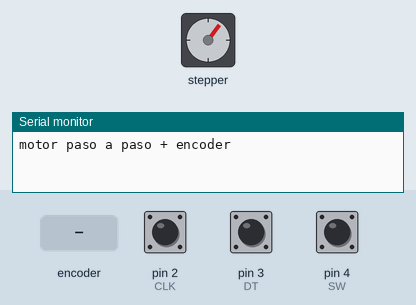
This sketch was run on a simulated Arduino Uno, built with avr-gcc and run on an emulated ATmega328P. Parts: stepper motor, the last lines printed to the serial monitor. Inputs (shaded band) come from the test bench; at power-on: pin 4 (SW) HIGH, pin 2 (CLK) HIGH, pin 3 (DT) HIGH. Stepper angles assume 2048 steps per turn.

Above: at 1.25 s.
1.3 s: pin 4 (SW) pulled LOW for 3.2 s
At 2.6 s:
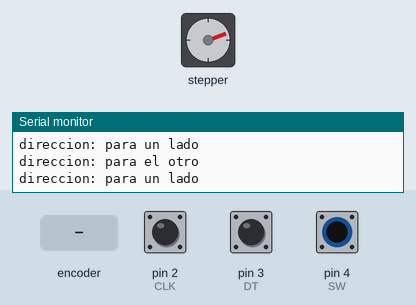
6.6 s: rotary encoder on pin 2 (CLK) / pin 3 (DT) turned 1 step (first pin leading)
At 6.81 s:
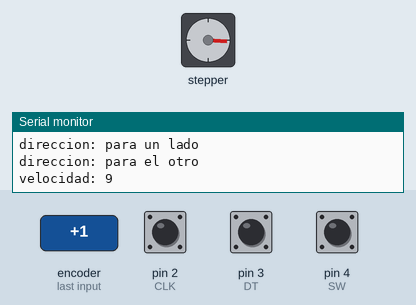
9.8 s: pin 4 (SW) pulled LOW for 0.15 s
At 9.95 s:
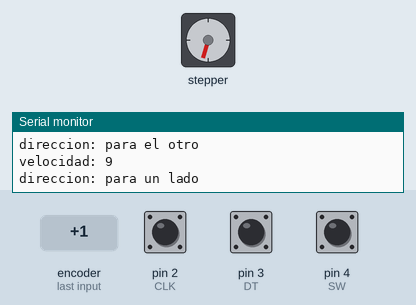
Timing chart, 0 to 24.9 s (numbered marks = the images above; inputs shaded):
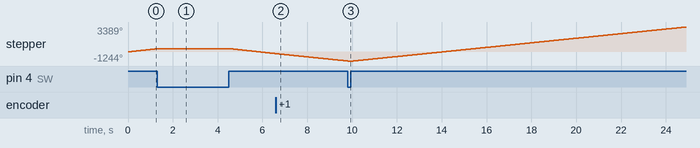

The sketch:

encoderYmotor.ino
```cpp
/* código usando d guía chatyipiti (tuve q recurrir a las voces, quería saber
como se comunicaba el encoder con el motor)

encoder + motor paso a paso⠀⠀⠀⠀⠀⠀⠀⠀⠀⠀⠀⠀⠀⠀⠀⠀⠀⠀⠀⠀⠀⠀⠀⠀⠀
⠀⠀⠀⠀⠀⠀⠀⠀⠀⠀⠀⠀⠀⠀⠀⠀⠀⠀⠀⠀⠀⠀⠀⠀⠀⠀⠀⠀⠀⠀⠀⠀⠀⠀⠀⠀⠀⡀⠀⠀⠀⢰⠂⠀⠀⠀⠀⠀⠀⠀
⠀⠀⠀⠀⠀⠀⠀⠀⠀⠀⠀⠀⠀⠀⠀⠀⠀⠀⠀⠀⠀⠀⠀⠀⠀⠀⠀⠀⠀⠀⠀⠀⠀⠄⠀⠀⠀⠉⣷⠀⠀⢸⡄⠀⠀⠀⠀⠀⠀⠀
⠀⠀⠀⠀⠀⠀⠀⠀⠀⠀⠀⠀⠀⠀⠀⠀⠀⠀⠀⠀⠀⠀⠀⠀⠀⠀⠀⠀⠀⠀⠀⠀⢻⡄⠀⠀⠀⠀⣿⠀⠀⠈⣿⣦⣄⠀⠀⠀⠀⠀
⠀⠀⠀⠀⠀⠀⠀⠀⠀⠀⠀⠀⠀⠀⠀⠀⠀⠀⠀⠀⠀⠀⠀⠀⠀⠀⠀⠀⠀⠀⠀⡸⣞⡇⠀⠀⠀⣼⡿⠀⠀⠀⠀⠉⠉⠀⠀⠀⠀⠀
⠀⠀⠀⠀⠀⠀⠀⠀⠀⠀⠀⠀⠀⠀⠀⠀⠀⠀⠀⠀⠀⠀⠀⠀⠀⠀⠀⠀⠀⠀⢀⣧⢿⣽⡀⠀⠉⠛⠁⠀⣰⣾⠿⠿⣦⡀⠀⠀⠀⠀
⠀⠀⠀⠀⠀⠀⠀⠀⠀⠀⠀⠀⠀⠀⠀⠀⠀⠀⠀⠀⠀⠀⠀⠀⠀⠀⠀⠀⠀⠀⣼⣞⡿⣞⡅⠀⠀⠀⠀⠘⠏⠓⠒⠒⠀⠀⠀⠀⠀⠀
⠀⠀⠀⠀⠀⠀⠀⠀⠀⠀⠀⠀⠀⠀⠀⠀⠀⠀⠀⠀⠀⠀⠀⠀⠀⠀⠀⠀⠀⣰⣟⢾⣽⢫⡿⠀⠀⠀⠀⠀⠀⠀⠀⠀⠀⠀⠀⠀⠀⠀
⠀⠀⠀⠀⠀⠀⠀⠀⠀⠀⠀⠀⠀⠀⠀⠀⠀⠀⠀⠀⠀⠀⠀⠀⠀⢀⣠⢤⣶⡻⣞⣿⣺⢯⣽⣳⡀⠀⠀⠀⠀⠀⠀⠀⠀⠀⠀⠀⠀⠀
⠀⠀⠀⠀⠀⠀⠀⠀⢠⣄⡀⠀⠀⠀⠀⠀⠀⠀⠀⠀⠀⠀⣀⣠⣤⣿⣽⣻⢾⣽⣷⣾⣽⣻⣞⣷⣳⡄⠀⠀⠀⠀⠀⠀⠀⠀⠀⠀⠀⠀
⠀⠀⠀⠀⠀⠀⠀⠀⠈⢻⣿⣶⣄⡀⠀⠀⠀⣀⣲⣴⢶⣞⡿⣽⣞⡷⣯⢿⡽⣞⣿⠟⠋⠁⠉⠈⠳⣟⣆⠀⠀⠀⠀⠀⠀⠀⠀⠀⠀⠀
⠀⠀⠀⠀⠀⠀⠀⠀⠀⠀⢻⣿⣿⣿⣿⢶⣾⣿⡽⣯⣟⡾⣽⡷⣯⣟⡽⡾⣽⡯⠁⠀⠀⠀⠀⠀⠀⢮⣭⣦⡀⠀⠀⠀⠀⠀⠀⠀⠀⠀
⠀⠀⠀⠀⠀⠀⠀⠀⠀⠀⠉⢞⣿⣿⢯⡿⣿⣯⣟⣷⣯⢿⣳⣟⡷⣽⣼⣻⣽⠀⠀⠀⠀⠀⠀⠀⢀⣼⡯⡗⠋⠤⠀⠀⠀⠀⠀⠀⠀⠀
⠀⠀⠀⠀⠀⠀⠀⠀⠀⠀⠀⢾⣿⣿⣯⣽⣾⣿⣾⣗⡿⣯⡷⣯⣟⡷⣞⣼⣿⣀⠀⠀⠀⠀⢀⣠⡿⣏⡗⠈⠐⠈⠅⠀⠀⠀⠀⠀⠀⠀
⠀⠀⠀⠀⠀⠀⠀⠀⠀⠀⢀⣼⠛⠏⠉⠉⠽⢟⢿⣿⣿⣿⣿⣷⣻⢾⡽⣞⡷⠄⡹⣶⢿⣻⢿⣻⡽⢯⣼⢦⠶⠁⠈⠀⠀⠀⠀⠀⠀⠀
⠀⠀⠀⠀⠀⠀⠀⠀⠀⠀⣸⣯⠇⠀⠀⠀⠀⠀⠁⣽⣿⣿⣿⣷⣯⣿⣽⣛⡦⠀⠀⢩⣿⣹⢯⣷⢻⣟⠺⢣⡖⣘⠤⠓⠀⠀⠀⠀⠀⠀
⠀⠀⠀⠀⠀⠀⠀⠀⠀⠀⢈⣿⡃⠁⠀⠀⠀⢀⣤⣾⣟⢿⣻⣿⣿⣟⡾⣽⡳⠄⠎⢳⣯⢯⣟⡾⢯⣞⣯⣓⠉⢀⠀⠀⡄⢢⡀⠀⠀⠀
⠀⠀⠀⠀⠀⠀⠀⠀⠀⠀⣸⣷⣷⣶⣳⣶⣺⣿⣿⣳⢯⣟⣿⣿⣳⢯⠛⠅⠃⠀⠀⣴⣿⡿⣬⢶⠾⠙⣊⣥⠾⡒⠊⢁⢠⠣⣌⠀⠀⠀
⠀⠀⠀⠀⠀⠀⠀⠀⠀⠀⢺⡽⣾⡽⣯⣟⣿⡿⣯⣿⣿⣾⢿⣿⠳⢏⣈⢠⠀⠀⣰⢿⡿⣽⣉⡶⠌⠋⠉⣀⡀⠁⠀⠀⠀⣘⡐⣂⠀⠀
⠀⠀⠀⠀⠀⠀⠀⠀⠀⠀⠘⣽⣳⣟⣳⣟⣾⣽⣿⣿⣿⣿⣿⣦⣜⡻⡽⠆⠧⣴⡟⣯⢟⡳⣭⠲⠄⠐⠀⠀⠀⠈⠁⠉⠑⢊⡕⢃⠄⠀
⠀⠀⠀⠀⠀⠀⠀⠀⠀⠀⠀⠹⣿⣾⣿⣯⣿⣾⣿⣿⣿⣿⣿⣿⣿⣿⣾⢧⠀⠹⠾⡵⡞⡽⢢⣃⠐⠀⠀⠄⡐⠀⠀⠀⡘⢦⠘⣌⠀⠀
⠀⠀⠀⠀⠀⠀⠀⠀⠀⠀⠀⠐⠹⢿⣿⣿⣿⣿⣿⣿⣿⣿⣿⣿⣿⣿⢯⡏⠀⠀⠀⠀⠀⠀⠀⠀⠀⠀⣀⠒⡈⠀⡀⠄⡑⠢⣉⠴⣈⣆
⠀⠀⠀⠀⠀⠀⠀⠀⠀⠀⠀⠀⠀⣀⠻⣿⣿⣿⣿⣿⣿⣿⣿⣿⣿⢯⣏⡴⣶⣵⣢⢤⢠⡀⡄⢠⠐⡰⢌⡱⠀⡁⡀⠆⡥⠆⡥⣛⡽⣾
⠀⠀⠀⠀⠀⠀⠀⠀⠀⠀⡀⠔⠉⠀⠀⢽⣿⣿⣿⣿⣿⣿⣿⣿⣿⣿⣼⣻⢷⣯⡽⣞⣷⣻⡼⣡⢋⡔⠣⠜⡐⢐⠠⡓⣤⣙⣲⣽⣻⢷
⠀⠀⠀⠀⠀⠀⠀⠀⠀⠀⠀⠀⠀⠀⠀⠘⢿⣿⣿⣿⣿⣿⣿⣿⣿⣿⣿⣿⣿⣷⡿⣽⣞⣷⣻⡴⣣⢜⡱⣊⡕⣊⠠⡙⡰⣭⢷⣯⣿⢿

*/

#include <Stepper.h> // librería agregada, simplifica el envío de secuencias
// a las bobinas del motor

// configuración para el motor paso a paso
#define  IN1 8
#define  IN2 9
#define  IN3 10
#define  IN4 11

const int pasos_por_rev = 2048; // cuantos pasos necesita para la vuelta completa
Stepper motor(pasos_por_rev, IN1, IN3, IN2, IN4); // orden para girar correctamente

// configuración para el encoder
#define CLK 2 // A
#define DT 3 // B data
#define SW 4 // pulsador

int lastStateCLK;
int velocidad = 10; // velocidad inicial
bool direccion = true; // true = para un lado, false = para el otro xd

void setup() {
  pinMode(CLK, INPUT_PULLUP); // entradas y q estén en estado high
  pinMode(DT, INPUT_PULLUP);
  pinMode(SW, INPUT_PULLUP);

  lastStateCLK = digitalRead(CLK); // se guarda el valor inicial de CLK

  Serial.begin(9600);
  Serial.println("motor paso a paso + encoder");

}

void loop() {
 int currentStateCLK = digitalRead(CLK);

  // detecta el giro del encoder
  if (currentStateCLK != lastStateCLK && currentStateCLK == HIGH) {
    if(digitalRead(DT) != currentStateCLK) {
      velocidad--;
      if (velocidad < 1) velocidad = 1;
    } else {
      velocidad++;
      if (velocidad > 20) velocidad = 20;
    }
    Serial.print("velocidad: "); // cosas del monitor serial
    Serial.println(velocidad);
  }
  lastStateCLK = currentStateCLK;

// pulsador del encoder ; cambiar de dirección
  if (digitalRead(SW) == LOW) {
    direccion = !direccion;
    Serial.print("direccion: ");
    Serial.println(direccion ? "para un lado" : "para el otro");
    delay(250);

  }
  // mover el motor según dirección y velocidad
  motor.setSpeed(velocidad * 10); // definir la velocidad en RPM
  if (direccion) {
    motor.step(1);
  } else {
    motor.step(-1);
  }
}
```
